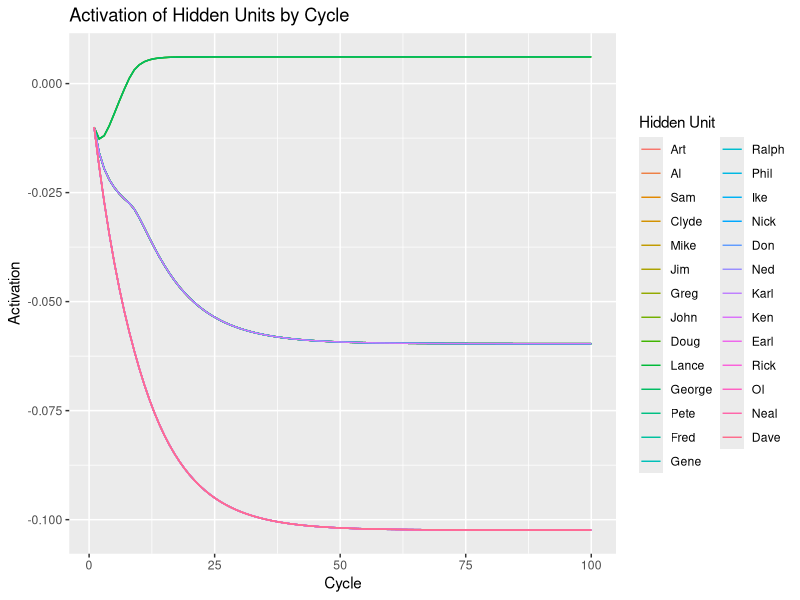
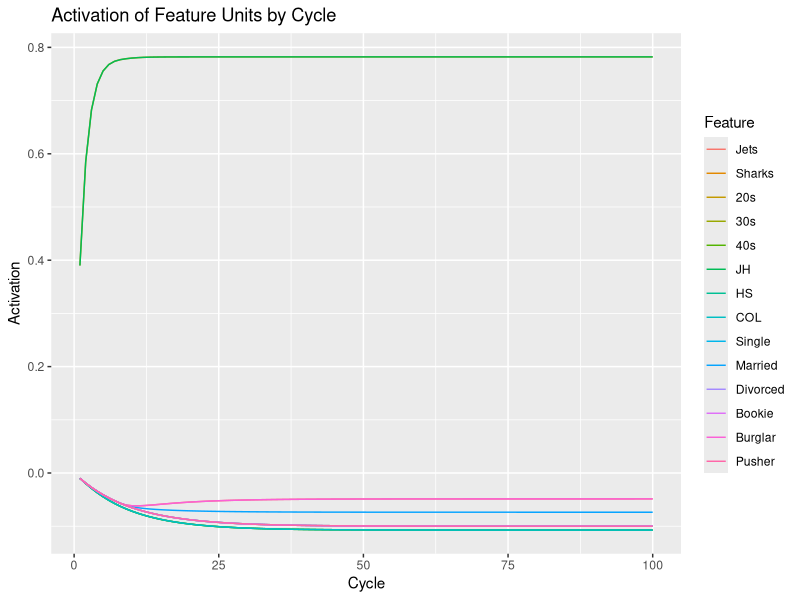
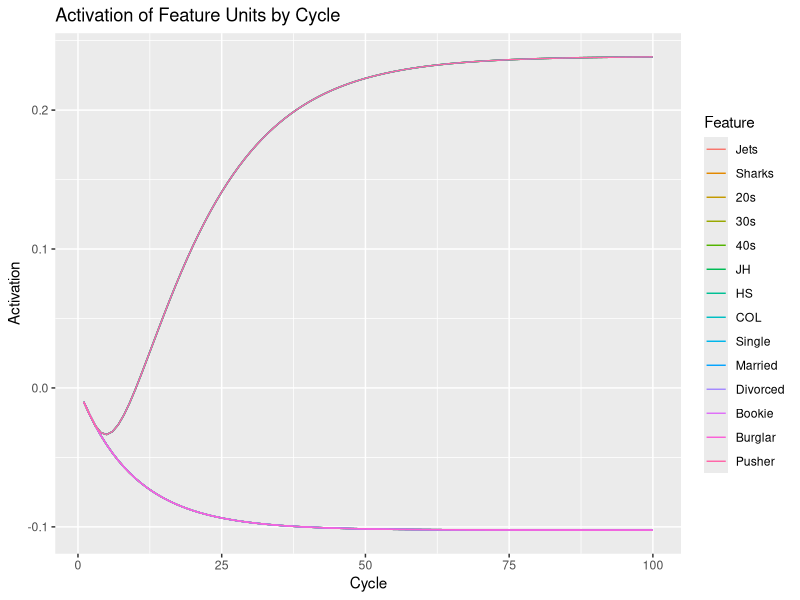

R code for these plots, in order:
## ---- chunk 1
# load packages
library(dplyr)
library(ggplot2)
library(reshape2)
library(knitr)
library(kableExtra)
## ---- chunk 2
# set parameters
max <- 1
min <- -0.2
rest <- -0.1
decay <- 0.1
estr <- 0.4 
alpha <- 0.2 # see note (below)
gamma <- 0.1

# note: we increased alpha from the parameter value in pdp handbook (where alpha = 0.1) . The reason is that without this excitation scaling parameter increase, intrapool competition squashes activations of all units without external input, and so we fail to see interactivity reflected in final activations of units in the input pools... 

# set number of cycles
ncycles <- 100
## ---- chunk 3
# define pool function
pool <- function(n, name, type, nunits, unit_names, projections, weights, extInput = NA) {
  
  # n: pool number (numeric)
  # name: name of pool (e.g., 'hidden') (string)
  # type: type of pool (e.g., 'input') (string)
  # nunits: number of units in pool (numeric)
  # projections: list of pools (list)
  # weights: list of weight matrices indexed by pool (list)
  
  if(is.na(extInput)) {
    extInput <- matrix(0, ncol = nunits, nrow = 1)
  }
  
  return(list("pool_number"= n,
              "name" = name,
              "type" = type, # hidden or input
              "nunits" = nunits,
              "unit_names" = unit_names,
              "projections" = projections,
              "weights" = weights,
              "extInput" = extInput, 
              "activation" = matrix(0, ncol = nunits, nrow = 1), 
              "inhibition" = matrix(0, ncol = nunits, nrow = 1),
              "excitation" = matrix(0, ncol = nunits, nrow = 1),
              "netInput" = matrix(0, ncol = nunits, nrow = 1), 
              "activation_history" = list()
              ))
}

# define function to set external input to pool 
set_extInput <- function(pool_i, input) {
  pool_i$extInput <- matrix(input, nrow = 1)
  return(pool_i)
}
## ---- chunk 4
run_simulation <- function(pool_, ncycles) {
  # pool_: list of pools in network
  # ncycles: number of cycles in simulation 
  
for (x in 1:ncycles) {

# get net
for (i in seq_along(pool_)) {
  pool_[[i]]$excitation <- matrix(0, nrow=1, ncol = pool_[[i]]$nunits)
  pool_[[i]]$inhibition <- matrix(0, nrow=1, ncol = pool_[[i]]$nunits)
  
  for (sender in pool_[[i]]$projections) {
    positive_acts_indices <- which(pool_[[sender]]$activation > 0 )
    if (length(positive_acts_indices) > 0) {
      for (k in 1:length(positive_acts_indices)) {
        index <- positive_acts_indices[k]
        wts <- pool_[[i]]$weights[[as.character(sender)]][index, ] ### 
        pool_[[i]]$excitation[wts > 0] <- pool_[[i]]$excitation[wts > 0] + pool_[[sender]]$activation[[index]] * wts[wts > 0]
        pool_[[i]]$inhibition[wts < 0] <- pool_[[i]]$inhibition[wts < 0] + pool_[[sender]]$activation[[index]] * wts[wts < 0]
        
      } # end for
    } # end conditional
    pool_[[i]]$excitation <- pool_[[i]]$excitation * alpha
    pool_[[i]]$inhibition <- pool_[[i]]$inhibition * gamma
    pool_[[i]]$netInput <- pool_[[i]]$excitation + pool_[[i]]$inhibition + estr*pool_[[i]]$extInput
  }
}

# update
for (i in seq_along(pool_)) {
  pns <- which(pool_[[i]]$netInput > 0) 
  if (length(pns) > 0) {
    pool_[[i]]$activation[pns] <- pool_[[i]]$activation[pns] + 
      (max - pool_[[i]]$activation[pns])*pool_[[i]]$netInput[pns] -
      decay*(pool_[[i]]$activation[pns] - rest) ### 
  } # end if
  nps <- which(pool_[[i]]$netInput <= 0) 
  if (length(nps) >0) {
    pool_[[i]]$activation[nps] <- pool_[[i]]$activation[nps] + 
      (pool_[[i]]$activation[nps] - min)*pool_[[i]]$netInput[nps] - 
      decay*(pool_[[i]]$activation[nps] - rest)
  } # end if
  
  pool_[[i]]$activation[pool_[[i]]$activation > max] <- max
  pool_[[i]]$activation[pool_[[i]]$activation < min] <- min
  
  #save activation to history
  pool_[[i]]$activation_history[[x]] <- pool_[[i]]$activation
  
} # end for

} # end 100 cycles
  return(pool_)
}
## ---- chunk 5
# plot activations per pool over time
plot_pools <- function(pool_) {

# pool 1 features
a_history_1 <- pool_[[1]]$activation_history
unit_names_1 <- pool_[[1]]$unit_names
m1 <- do.call(rbind, a_history_1)
colnames(m1) <- unit_names_1
plot1 <- ggplot(melt(m1), aes(x=Var1, y=value, col=Var2)) + 
  labs(x = "Cycle", y = "Activation", color = "Feature", title = "Activation of Feature Units by Cycle") +
  geom_line() 

# pool 2 names
a_history_2 <- pool_[[2]]$activation_history
unit_names_2 <- pool_[[2]]$unit_names

m1 <- do.call(rbind, a_history_2)
colnames(m1) <- unit_names_2
plot2 <- ggplot(melt(m1), aes(x=Var1, y=value, col=Var2)) + 
  labs(x = "Cycle", y = "Activation", color = "Name", title = "Activation of Name Units by Cycle") +
  geom_line() 

# pool 3 - hidden 
a_history <- pool_[[3]]$activation_history
unit_names <- pool_[[3]]$unit_names

m1 <- do.call(rbind, a_history)
colnames(m1) <- unit_names
plot3 <- ggplot(melt(m1), aes(x=Var1, y=value, col=Var2)) + 
  labs(x = "Cycle", y = "Activation", color = "Hidden Unit", title = "Activation of Hidden Units by Cycle") + 
  geom_line() 

return(list("features" = plot1, "names" = plot2, "hidden" = plot3))
}

## ---- chunk 6
# rank final activations by pool 
rank_activations_by_pool <- function(pool_) {

features_out <- pool_[[1]]$activation
colnames(features_out) <- pool_[[1]]$unit_names
names_out <- pool_[[2]]$activation
colnames(names_out) <- pool_[[2]]$unit_names
hidden_out <- pool_[[3]]$activation
colnames(hidden_out) <- pool_[[3]]$unit_names


f_df <- data.frame(feature = colnames(features_out)[order(features_out, decreasing = T)], 
                   activation = features_out[order(features_out, decreasing = T)])

n_df <- data.frame(name = colnames(names_out)[order(names_out, decreasing = T)], 
                   activation = names_out[order(names_out, decreasing = T)])

h_df <- data.frame(name = colnames(hidden_out)[order(hidden_out, decreasing = T)], 
                   activation = hidden_out[order(hidden_out, decreasing = T)])

return(list('features' = f_df, 'names' = n_df, 'hidden' = h_df))
}

## ---- chunk 7
# Features to Features [14 x 14]
# [1] Jets	Sharks	20s	30s	40s	JH	HS	COL	
# [9] Single	Married	Divorced	Bookie 	Burglar	Pusher
f2F <- read.csv("csvs/JS_features2features.csv")
row.names(f2F) <- f2F[,1]
f2F <- f2F %>% select(-X)
f2F <- as.matrix(f2F)
## ---- chunk 8
# features to hidden matrix
f2H <- read.csv("csvs/JS_features2Hidden.csv") 
f2H$Divorced[f2H$Divorced == "1`"] <- "1"
f2H$Divorced <- as.numeric(f2H$Divorced)
f2H$Divorced[f2H$Divorced == 1] <- 0
f2H$Divorced[f2H$Divorced == 2] <- 1
f2H[is.na(f2H)] <- 0
row.names(f2H)<- f2H[,1]
# convert to matrix
f2H <- f2H %>% select(-X) %>% as.matrix()
## ---- chunk 9
# names to names [27 x 27]
# [1] Art	Al	Sam	Clyde	Mike	Jim	Greg	John	Doug	Lance	George	Pete	
# [13] Fred	Gene	Ralph	Phil	Ike	Nick	Don	Ned	Karl	Ken	Earl	Rick	Ol	Neal	Dave
n2N <- matrix(-1, nrow = 27, ncol = 27)
diag(n2N) <- 0
## ---- chunk 10
# names to hidden [27 x 27]
# [1] Art	Al	Sam	Clyde	Mike	Jim	Greg	John	Doug	Lance	George	Pete	
# [13] Fred	Gene	Ralph	Phil	Ike	Nick	Don	Ned	Karl	Ken	Earl	Rick	Ol	Neal	Dave
n2H <- diag(1, nrow = 27, ncol = 27)
## ---- chunk 11
# hidden to hidden [27 x 27]
# [1] Art	Al	Sam	Clyde	Mike	Jim	Greg	John	Doug	Lance	George	Pete	
# [13] Fred	Gene	Ralph	Phil	Ike	Nick	Don	Ned	Karl	Ken	Earl	Rick	Ol	Neal	Dave
h2H <- n2N # same as n2N
## ---- chunk 12

featurePool <- pool(1, "features", "input", 14, 
                 unit_names = c("Jets", "Sharks","20s",	"30s"	,"40s", "JH", "HS", "COL",
                                "Single", "Married", "Divorced", "Bookie", "Burglar", "Pusher"),
                 projections = c(1, 3), 
                 weights = list('1'=f2F, '3'=f2H)
                 )

namePool <- pool(2, "names", "input", 27, 
                 unit_names = c('Art',	'Al',	'Sam',	'Clyde',	'Mike',	'Jim',	'Greg',	'John',	'Doug',	
                                'Lance',	'George',	'Pete',	'Fred',	'Gene',	'Ralph',	'Phil',	'Ike',	
                                'Nick',	'Don',	'Ned',	'Karl',	'Ken',	'Earl',	'Rick',	'Ol',	'Neal',	
                                'Dave'),
                 projections = c(2, 3), 
                 weights = list('2'=n2N, '3'=n2H))

hiddenPool <- pool(3, "hidden", "hidden", 27, 
                 unit_names = c('Art',	'Al',	'Sam',	'Clyde',	'Mike',	'Jim',	'Greg',	'John',	'Doug',	
                                'Lance',	'George',	'Pete',	'Fred',	'Gene',	'Ralph',	'Phil',	'Ike',	
                                'Nick',	'Don',	'Ned',	'Karl',	'Ken',	'Earl',	'Rick',	'Ol',	'Neal',	
                                'Dave'),
                 projections = c(1, 2, 3), 
                 weights = list('1'=t(f2H), '2'=t(n2H), '3'=h2H))

## ---- chunk 13
js <- read.csv('csvs/jetsSharks.csv', header = F)
colnames(js) <- c("Name", "Affiliation", "Age", "Education", "Relationship Status", "Occupation" )
kable(js) %>% kable_styling(bootstrap_options = "striped", full_width = F)
## ---- chunk 14
featurePool <- set_extInput(featurePool, c(0, 0, 1, 0, 0, 1, 0, 0, 0, 0, 0, 0, 0, 0)) # features of JH and 20s
namePool <- set_extInput(namePool, c(0, rep(0, 26))) # no names
## ---- chunk 15
pool_ <- list(featurePool, namePool, hiddenPool)
pool_ <- run_simulation(pool_, 100)
## ---- chunk 16
nnplot <- plot_pools(pool_)
nnplot$hidden
## ---- chunk 17
nnplot$features
## ---- chunk 18
ranked_activations <- rank_activations_by_pool(pool_)
kable(ranked_activations$hidden) %>% kable_styling(bootstrap_options = "striped", full_width = F)

## ---- chunk 19
kable(ranked_activations$features) %>% kable_styling(bootstrap_options = "striped", full_width = F)
#kable(ranked_activations$names) %>% kable_styling(bootstrap_options = "striped", full_width = F)

## ---- chunk 20
# set external input
featurePool <- set_extInput(featurePool, c(0, 0, 0, 0, 0, 0, 0, 0, 0, 0, 0, 0, 0, 0)) # no ext input to features
namePool <- set_extInput(namePool, c(1, rep(0, 26))) # ext input to Art 
## ---- chunk 21
pool_ <- list(featurePool, namePool, hiddenPool)
pool_ <- run_simulation(pool_, 100)
## ---- chunk 22
nnplot <- plot_pools(pool_)
# nnplot$hidden
nnplot$features
## ---- chunk 23
ranked_activations <- rank_activations_by_pool(pool_)
kable(ranked_activations$features) %>% kable_styling(bootstrap_options = "striped", full_width = F)
